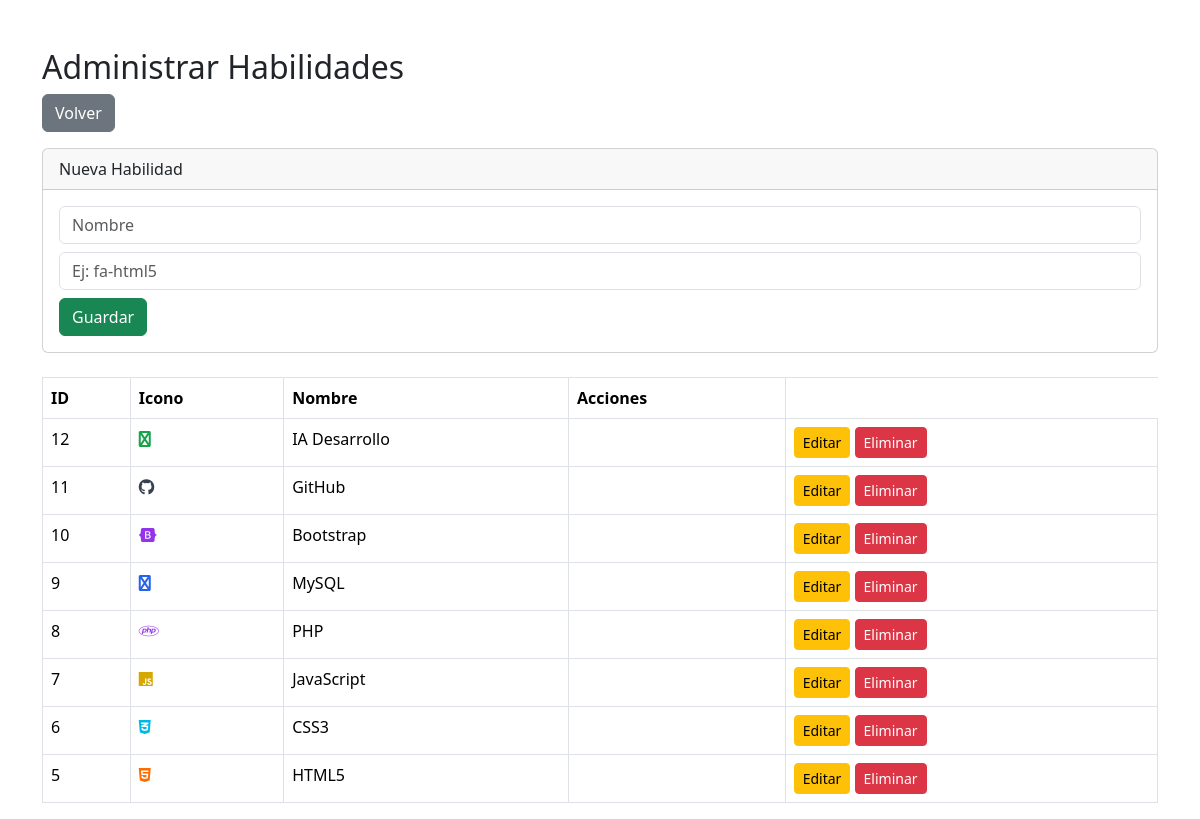
The app's page /admin/habilidades.php (signed in) with its own data.
### tables this page shows
CREATE TABLE `habilidades` (
  `id` int(11) NOT NULL,
  `nombre` varchar(100) NOT NULL,
  `icono` varchar(100) DEFAULT NULL
);

### admin/habilidades.php (the view, shortened to what this page needs)
<?php
include("../config/conexion.php");
$habilidades = mysqli_query(
    $conn,
    "SELECT * FROM habilidades
    ORDER BY id DESC"
);
?>
<!DOCTYPE html>
<html lang="es">
<head>
<link rel="stylesheet" href="assets/CSS/style.css">
<link href="https://cdn.jsdelivr.net/npm/bootstrap@5.3.8/dist/css/bootstrap.min.css"
      rel="stylesheet">
<link rel="stylesheet"
href="https://cdnjs.cloudflare.com/ajax/libs/font-awesome/6.5.2/css/all.min.css">
</head>
<body>
<div class="container mt-5">
    <h2>Administrar Habilidades</h2>
    <a href="dashboard.php"
       class="btn btn-secondary mb-3">
       Volver
    </a>
    <div class="card mb-4">
        <div class="card-header">
            Nueva Habilidad
        </div>
        <div class="card-body">
            <form method="POST">
                <input
                    type="text"
                    name="nombre"
                    class="form-control mb-2"
                    placeholder="Nombre"
                    required>
                <input
                    type="text"
                    name="icono"
                    class="form-control mb-2"
                    placeholder="Ej: fa-html5"
                    required>
                <button
                    type="submit"
                    name="guardar"
                    class="btn btn-success">
                    Guardar
                </button>
            </form>
        </div>
    </div>
    <table class="table table-bordered">
        <thead>
            <tr>
                <th>ID</th>
                <th>Icono</th>
                <th>Nombre</th>
                <th>Acciones</th>
            </tr>
        </thead>
        <tbody>
        <?php while($fila = mysqli_fetch_assoc($habilidades)){ ?>
            <tr>
                <td>
                    <?php echo $fila['id']; ?>
                </td>
                <td>
                    <i class="fa-brands <?php echo $fila['icono']; ?>"></i>
                </td>
                <td>
                    <?php echo $fila['nombre']; ?>
                </td>
                <td>
                    <td>
                        <a href="editar_habilidad.php?id=<?php echo $fila['id']; ?>"
                         class="btn btn-warning btn-sm">
                           Editar
                        </a>
                        <a href="habilidades.php?eliminar=<?php echo $fila['id']; ?>"
                          class="btn btn-danger btn-sm"
                          onclick="return confirm('¿Eliminar habilidad?')">
                           Eliminar
                        </a>
                    </td>
                </td>
            </tr>
        <?php } ?>
        </tbody>
    </table>
</div>
</body>
</html>

### assets/CSS/style.css (style rules this page uses)
body { background:#eefaff; font-family:'Segoe UI',sans-serif; margin:0; padding:0; color:#1f2937; }
.fa-html5 { color:#ff6b00; }
.fa-css3-alt { color:#00b8e6; }
.fa-js { color:#d6a700; }
.fa-php { color:#9333ea; }
.fa-database { color:#2563eb; }
.fa-bootstrap { color:#9333ea; }
.fa-github { color:#374151; }
.fa-code { color:#16a34a; }
.form-control { border-radius:10px; padding:14px; border:1px solid #cfe8f3; }

### records on screen
habilidades: id "12", nombre "IA Desarrollo"
habilidades: id "11", nombre "GitHub"
habilidades: id "10", nombre "Bootstrap"
habilidades: id "9", nombre "MySQL"
habilidades: id "8", nombre "PHP"
habilidades: id "7", nombre "JavaScript"
habilidades: id "6", nombre "CSS3"
habilidades: id "5", nombre "HTML5"
